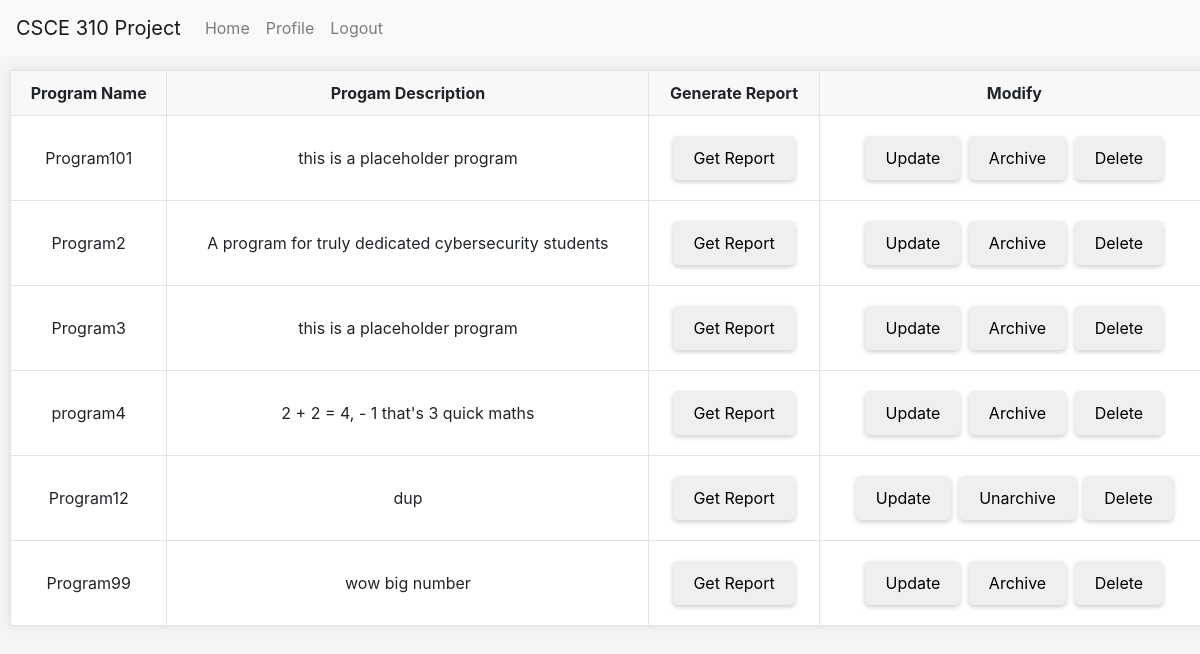
/admin/view_programs (signed in), run on the app's committed database.
### tables this page shows
CREATE TABLE Programs (
                    program_num INTEGER PRIMARY KEY AUTOINCREMENT,
                    name TEXT,
                    description TEXT,
                    archived INTEGER
                    );

### routes/admin.py (the view)
@admin_bp.route('/view_programs', methods=['GET'])
@login_required
def view_all_programs():
    conn = get_db_connection()
    programs = get_all_programs(conn)
    conn.close()
    return render_template("admin/admin_view_programs.html", programs=programs)

### app.py (called while the page is built)
@login_manager.user_loader
def load_user(UIN):
    return User(UIN)

### db.py (called while the page is built)
def get_db_connection():
    conn = sqlite3.connect('database.db')
    conn.row_factory = sqlite3.Row
    return conn

### util/Programs.py (called while the page is built)
def get_all_programs(conn):
  return conn.execute('SELECT * FROM Programs').fetchall()

### templates/admin/admin_view_programs.html (shortened to what this page needs)
<!DOCTYPE html>
<html lang="en">
<head>
  <link rel="stylesheet" href="https://stackpath.bootstrapcdn.com/bootstrap/4.3.1/css/bootstrap.min.css">
  <link rel="stylesheet" href="../static/general.css">
  <link rel="stylesheet" href="../static/admin_home.css">
</head>
<body>
    <nav class="navbar navbar-expand-lg navbar-light bg-light fixed-top">
      <a class="navbar-brand" href="#">CSCE 310 Project</a>
      <div class="collapse navbar-collapse" id="navbarNav">
          <ul class="navbar-nav">
              <li class="nav-item">
                  <a class="nav-link" href="/home">Home</a>
              </li>
              <li class="nav-item">
                  <a class="nav-link" href="/profile">Profile</a>
              </li>
              <li class="nav-item">
                  <a class="nav-link" href="/logout">Logout</a>
              </li>
          </ul>
      </div>
  </nav>
  <table>
    <tr>
      <th>Program Name</th>
      <th>Progam Description</th>
      <th>Generate Report</th>
      <th>Modify</th>
    </tr>
    {% for program in programs %}
    <tr>
      <td>{{ program.name }}</td>
      <td>{{ program.description }}</td>
      <td>
        <a href="/admin/get_report/{{program.program_num}}">
          <button>Get Report</button>
        </a>
      </td>
      <td>
        <a href="/admin/update_program/{{program.program_num}}">
          <button>Update</button>
        </a>
        {% if program.archived %}
          <button onclick="archiveProgram({{program.program_num}}, 0)">Unarchive</button>
        {% else %}
          <button onclick="archiveProgram({{program.program_num}}, 1)">Archive</button>
        {% endif %}
        <button onclick="deleteProgram({{program.program_num}})">Delete</button>
      </td>
    </tr>
    {% endfor %}
  </table>
</body>
</html>

### static/general.css (style rules this page uses)
table { border-collapse: collapse; margin: 10px; }
table, th, td { border: 1px solid #e4e4e4; }
th, td { padding: 10px; text-align: left; }
th { background-color: #f8f8f8; vertical-align: text-top; }

### static/admin_home.css (style rules this page uses)
body { background-color: #f5f5f5; padding-top: 60px; }
table { box-shadow: 0 0 10px rgba(0,0,0,0.1); background: #fff; border-radius: 5px; width: 100%; margin-bottom: 20px; }
table th, table td { text-align: center; vertical-align: middle; }
button, .btn-custom { border: none; padding: 10px 20px; margin: 10px 2px; border-radius: 5px; box-shadow: 0 2px 5px rgba(0,0,0,0.2); }

### data on the page
Programs: name "Program101", description "this is a placeholder program"
Programs: name "Program2", description "A program for truly dedicated cybersecurity students"
Programs: name "Program3", description "this is a placeholder program"
Programs: name "program4", description "2 + 2 = 4, - 1 that's 3 quick maths"
Programs: name "Program12", description "dup"
Programs: name "Program99", description "wow big number"
